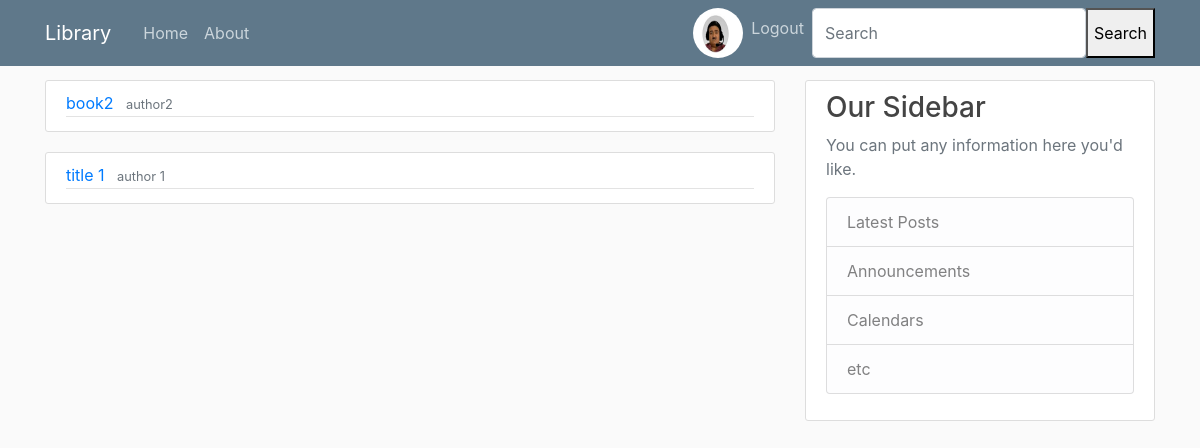
The page /user/requests/ (signed in) on the database as committed earlier.
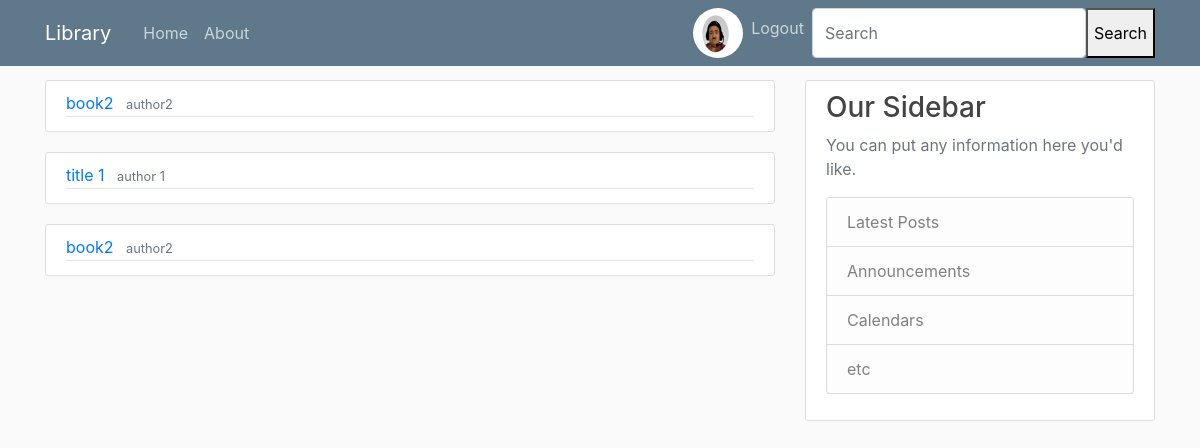
The same page on the database as committed later.
### books/models.py (models this page shows, shortened)
class request_detail(models.Model):
    book_detail = models.ForeignKey(Book, on_delete=models.CASCADE)
    requested_by = models.ForeignKey(User, on_delete=models.CASCADE)
    return_date = models.DateField(default=timezone.now()+datetime.timedelta(days=7))
    request_status = models.CharField(max_length=15, default = 'Pending')

class Book(models.Model):
    title = models.CharField(max_length=100)
    genre = models.CharField(max_length=50)
    author = models.CharField(max_length=100)
    date_added = models.DateTimeField(default=timezone.now)
    publisher = models.CharField(max_length=100)
    summary = models.TextField(blank=True)
    location = models.TextField()
    available = models.BooleanField(default=True)
    ISBN = models.CharField(max_length=17)

### users/views.py (the view)
# urls.py: path('requests/', user_views.UserRequestsListView.as_view(), name='user-requests'),
class UserRequestsListView(LoginRequiredMixin, ListView):
    model = request_detail
    template_name = 'users/user_requests.html'
    context_object_name = 'requests'
    ordering = ['-date_added']
    def get_queryset(self):
        user = self.request.user
        return request_detail.objects.filter(requested_by=user)

### users/templates/users/user_requests.html
{% extends "books/base.html" %}
{% block content %}
    {% for request in requests %}
        <article class="media content-section">
            <div class="media-body">
                <div class="article-metadata">
                    <a class="mr-2" href="{% url 'book-detail' request.book_detail.id %}">{{ request.book_detail.title }}</a>
                    <small class="text-muted">{{ request.book_detail.author }}</small>
                </div>
            </div>
        </article>
    {% endfor %}
{% endblock content %}

Rows that differ between the two databases and show on the page:
added request_detail: book_detail "book2", book_detail.author "author2"
